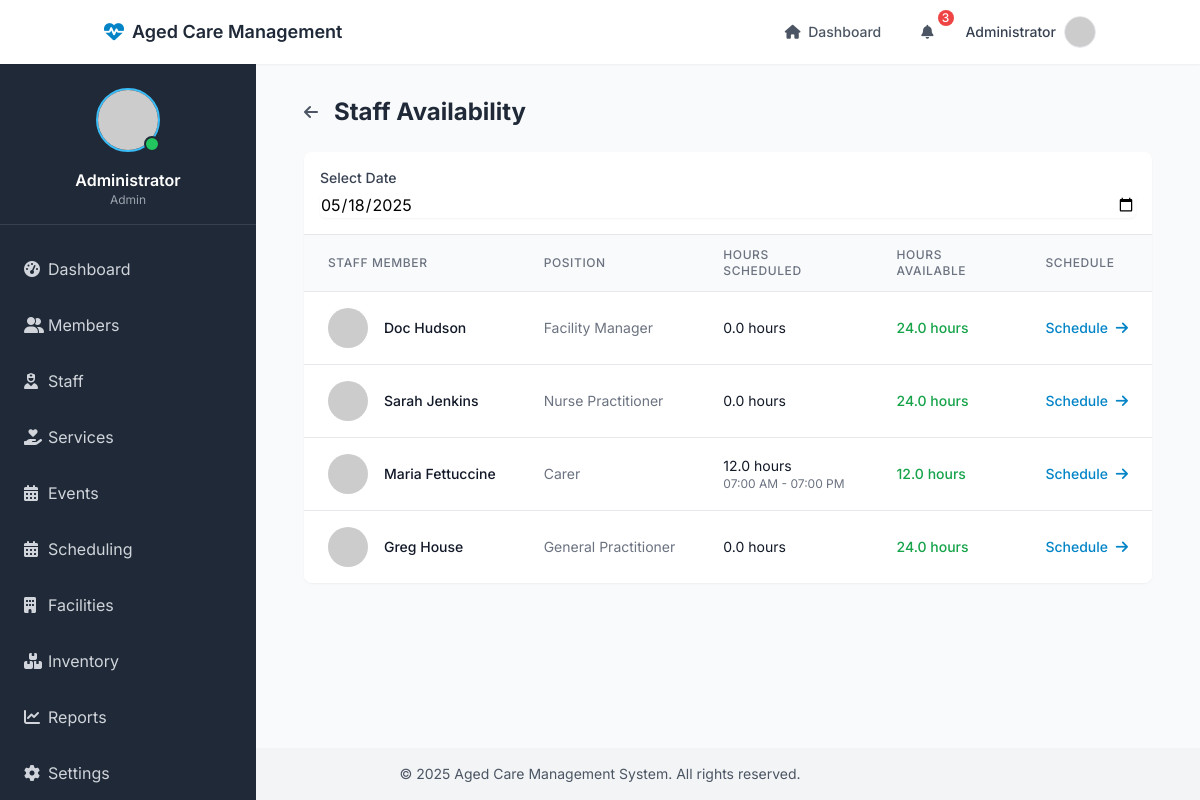
The page /scheduling/staff-availability (signed in) on the database its author committed.
### models/user.py (models this page shows, shortened)
class User(UserMixin, db.Model):
    __tablename__ = 'users'
    id = db.Column(db.Integer, primary_key=True)
    name = db.Column(db.String(100), nullable=False)
    email = db.Column(db.String(100), unique=True, nullable=False)
    password_hash = db.Column(db.String(200), nullable=False)
    role = db.Column(db.String(20), default='staff')  # admin, staff, family
    is_active = db.Column(db.Boolean, default=True)
    created_at = db.Column(db.DateTime, default=datetime.utcnow)
    last_login = db.Column(db.DateTime)
    @property
    def password(self):
        raise AttributeError('password is not a readable attribute')

### models/staff.py (models this page shows, shortened)
class Staff(db.Model):
    id = db.Column(db.Integer, primary_key=True)
    user_id = db.Column(db.Integer, db.ForeignKey('users.id'), nullable=False)
    first_name = db.Column(db.String(50), nullable=False)
    last_name = db.Column(db.String(50), nullable=False)
    date_of_birth = db.Column(db.Date)
    gender = db.Column(db.String(10))
    address = db.Column(db.String(200))
    phone = db.Column(db.String(20), nullable=False)
    email = db.Column(db.String(100), nullable=False, unique=True)
    position = db.Column(db.String(100), nullable=False)
    department = db.Column(db.String(100))
    employee_id = db.Column(db.String(50), unique=True)
    employment_type = db.Column(db.String(50))  # full-time, part-time, casual, contractor
    employment_start_date = db.Column(db.Date)
    employment_end_date = db.Column(db.Date)
    hourly_rate = db.Column(db.Float)
    emergency_contact_name = db.Column(db.String(100))
    emergency_contact_phone = db.Column(db.String(20))
    is_active = db.Column(db.Boolean, default=True)
    created_at = db.Column(db.DateTime, default=datetime.utcnow)
    updated_at = db.Column(db.DateTime, default=datetime.utcnow, onupdate=datetime.utcnow)
    qualifications = db.relationship('Qualification', backref='staff', lazy=True)
    schedules = db.relationship('Schedule', back_populates='staff', lazy=True, order_by='Schedule.start_time')
    @property
    def full_name(self):
        return f"{self.first_name} {self.last_name}"

### models/schedule.py (models this page shows)
class Schedule(db.Model):
    id = db.Column(db.Integer, primary_key=True)
    staff_id = db.Column(db.Integer, db.ForeignKey('staff.id'), nullable=False)
    start_time = db.Column(db.DateTime, nullable=False)
    end_time = db.Column(db.DateTime, nullable=False)
    schedule_type = db.Column(db.String(20))  # regular, overtime, on-call
    status = db.Column(db.String(20), default='scheduled')  # scheduled, in-progress, completed, cancelled
    notes = db.Column(db.Text)
    created_at = db.Column(db.DateTime, default=datetime.utcnow)
    updated_at = db.Column(db.DateTime, default=datetime.utcnow, onupdate=datetime.utcnow)
    service_logs = db.relationship('ServiceLog', backref='schedule', lazy=True)
    assigned_residents = db.relationship('Member', secondary='schedule_residents',
                                       backref=db.backref('schedules', lazy=True))
    staff = db.relationship('Staff', back_populates='schedules', foreign_keys=[staff_id])

### routes/scheduling.py (the view)
@scheduling_routes.route('/staff-availability')
@login_required
def staff_availability():
    date = request.args.get('date')
    if date:
        date = datetime.strptime(date, '%Y-%m-%d').date()
    else:
        date = datetime.now().date()
    day_start = datetime.combine(date, datetime.min.time())
    day_end = datetime.combine(date, datetime.max.time())
    staff_members = Staff.query.filter_by(is_active=True).all()
    availability = []
    for staff in staff_members:
        schedules = Schedule.query.filter(
            Schedule.staff_id == staff.id,
            Schedule.start_time < day_end,
            Schedule.end_time > day_start,
            Schedule.status != 'cancelled'
        ).all()
        hours_scheduled = sum((min(s.end_time, day_end) - max(s.start_time, day_start)).total_seconds() / 3600 for s in schedules)
        hours_available = 24 - hours_scheduled
        availability.append({
            'staff_id': staff.id,
            'name': staff.full_name,
            'position': staff.position,
            'hours_scheduled': hours_scheduled,
            'hours_available': hours_available,
            'schedules': schedules
        })
    return render_template('scheduling/availability.html',
                          availability=availability,
                          date=date,
                          Staff=Staff)

### templates/scheduling/availability.html (shortened to what this page needs)
{% extends "base.html" %}
{% block content %}
<div class="container mx-auto px-4">
    <div class="flex items-center justify-between mb-6">
        <div class="flex items-center">
            <a href="{{ url_for('scheduling.index') }}" class="text-gray-600 hover:text-gray-800 mr-4">
                <i class="fas fa-arrow-left"></i>
            </a>
            <h1 class="text-2xl font-bold text-gray-800">Staff Availability</h1>
        </div>
    </div>
    <div class="bg-white rounded-lg shadow-sm overflow-hidden">
        <div class="p-4 border-b border-gray-200">
            <form method="GET" class="flex items-center space-x-4">
                <div class="flex-1">
                    <label for="date" class="block text-sm font-medium text-gray-700">Select Date</label>
                    <input type="date" name="date" id="date"
                           value="{{ date.strftime('%Y-%m-%d') }}"
                           onchange="this.form.submit()"
                           class="mt-1 block w-full rounded-md border-gray-300 shadow-sm focus:border-primary-500 focus:ring-primary-500">
                </div>
            </form>
        </div>
        <div class="overflow-x-auto">
            <table class="min-w-full divide-y divide-gray-200">
                <thead class="bg-gray-50">
                    <tr>
                        <th class="px-6 py-3 text-left text-xs font-medium text-gray-500 uppercase tracking-wider">Staff Member</th>
                        <th class="px-6 py-3 text-left text-xs font-medium text-gray-500 uppercase tracking-wider">Position</th>
                        <th class="px-6 py-3 text-left text-xs font-medium text-gray-500 uppercase tracking-wider">Hours Scheduled</th>
                        <th class="px-6 py-3 text-left text-xs font-medium text-gray-500 uppercase tracking-wider">Hours Available</th>
                        <th class="px-6 py-3 text-left text-xs font-medium text-gray-500 uppercase tracking-wider">Schedule</th>
                    </tr>
                </thead>
                <tbody class="bg-white divide-y divide-gray-200">
                    {% for staff in availability %}
                        <tr>
                            <td class="px-6 py-4 whitespace-nowrap">
                                <div class="flex items-center">
                                    <div class="flex-shrink-0 h-10 w-10">
                                        <img class="h-10 w-10 rounded-full"
                                             src="https://ui-avatars.com/api/?name={{ staff.name }}&background=random"
                                             alt="{{ staff.name }}">
                                    </div>
                                    <div class="ml-4">
                                        <div class="text-sm font-medium text-gray-900">{{ staff.name }}</div>
                                    </div>
                                </div>
                            </td>
                            <td class="px-6 py-4 whitespace-nowrap text-sm text-gray-500">
                                {{ staff.position }}
                            </td>
                            <td class="px-6 py-4 whitespace-nowrap">
                                <div class="text-sm text-gray-900">{{ '%.1f'|format(staff.hours_scheduled) }} hours</div>
                                <div class="text-xs text-gray-500">
                                    {% for schedule in staff.schedules %}
                                        {{ schedule.start_time.strftime('%I:%M %p') }} - {{ schedule.end_time.strftime('%I:%M %p') }}<br>
                                    {% endfor %}
                                </div>
                            </td>
                            <td class="px-6 py-4 whitespace-nowrap">
                                <div class="text-sm font-medium
                                           {% if staff.hours_available >= 8 %}text-green-600
                                           {% elif staff.hours_available >= 4 %}text-yellow-600
                                           {% else %}text-red-600{% endif %}">
                                    {{ '%.1f'|format(staff.hours_available) }} hours
                                </div>
                            </td>
                            <td class="px-6 py-4 whitespace-nowrap text-sm font-medium">
                                <a href="{{ url_for('scheduling.create') }}?staff_id={{ staff.staff_id }}&date={{ date.strftime('%Y-%m-%d') }}"
                                   class="text-primary-600 hover:text-primary-900">
                                    Schedule <i class="fas fa-arrow-right ml-1"></i>
                                </a>
                            </td>
                        </tr>
                    {% endfor %}
                </tbody>
            </table>
        </div>
    </div>
</div>
{% endblock %}

### templates/includes/navbar.html (shortened to what this page needs)
<nav class="bg-white shadow-sm">
    <div class="container mx-auto px-4">
        <div class="flex justify-between h-16">
            <div class="flex items-center">
                <a href="{{ url_for('dashboard.index') }}" class="flex items-center">
                    <i class="fas fa-heart-pulse text-xl text-primary-600 mr-2"></i>
                    <span class="text-gray-800 font-semibold text-lg">Aged Care Management</span>
                </a>
            </div>
            <div class="flex items-center">
                <div class="hidden md:flex items-center space-x-4">
                    <a href="{{ url_for('dashboard.index') }}" class="text-gray-600 hover:text-primary-600 px-3 py-2 rounded-md text-sm font-medium">
                        <i class="fas fa-home mr-1"></i> Dashboard
                    </a>
                    <div class="relative" x-data="{ open: false }">
                        <button @click="open = !open" class="text-gray-600 hover:text-primary-600 px-3 py-2 rounded-md text-sm font-medium focus:outline-none">
                            <i class="fas fa-bell mr-1"></i>
                            <span class="absolute -top-1 -right-1 bg-red-500 text-white text-xs w-4 h-4 rounded-full flex items-center justify-center">3</span>
                        </button>
                    </div>
                </div>
                <div class="ml-4 relative" x-data="{ open: false }">
                    <div>
                        <button @click="open = !open" class="flex items-center text-sm font-medium text-gray-700 hover:text-primary-600 focus:outline-none focus:ring-2 focus:ring-offset-2 focus:ring-primary-500" id="user-menu" aria-haspopup="true">
                            <span class="mr-2">{{ current_user.name }}</span>
                            <img class="h-8 w-8 rounded-full border border-gray-200" src="https://ui-avatars.com/api/?name={{ current_user.name }}&background=random" alt="User avatar">
                        </button>
                    </div>
                </div>
            </div>
        </div>
    </div>
</nav>

### templates/includes/sidebar.html (shortened to what this page needs)
<div id="sidebar" class="hidden md:flex flex-col w-64 bg-gray-800 text-white h-full overflow-hidden">
    <div class="p-4 border-b border-gray-700">
        <div class="flex items-center justify-center py-2">
            <div class="relative">
                <img class="h-16 w-16 rounded-full border-2 border-primary-400" src="https://ui-avatars.com/api/?name={{ current_user.name }}&background=0D8ABC&color=fff" alt="User avatar">
                <span class="absolute bottom-0 right-0 h-4 w-4 bg-green-500 rounded-full border-2 border-gray-800"></span>
            </div>
        </div>
        <div class="text-center mt-2">
            <h2 class="font-semibold">{{ current_user.name }}</h2>
            <p class="text-xs text-gray-400">{{ current_user.role|capitalize }}</p>
        </div>
    </div>
    <div class="py-4 flex-1">
        <ul>
            <li class="px-4 py-2">
                <a href="{{ url_for('dashboard.index') }}" class="flex items-center text-gray-300 hover:text-white hover:bg-gray-700 px-2 py-2 rounded-md transition duration-150">
                    <i class="fas fa-tachometer-alt w-6"></i>
                    <span>Dashboard</span>
                </a>
            </li>
            <li class="px-4 py-2">
                <a href="{{ url_for('members.index') }}" class="flex items-center text-gray-300 hover:text-white hover:bg-gray-700 px-2 py-2 rounded-md transition duration-150">
                    <i class="fas fa-user-group w-6"></i>
                    <span>Members</span>
                </a>
            </li>
            <li class="px-4 py-2">
                <a href="{{ url_for('staff.index') }}" class="flex items-center text-gray-300 hover:text-white hover:bg-gray-700 px-2 py-2 rounded-md transition duration-150">
                    <i class="fas fa-user-nurse w-6"></i>
                    <span>Staff</span>
                </a>
            </li>
            <li class="px-4 py-2">
                <a href="{{ url_for('services.index') }}" class="flex items-center text-gray-300 hover:text-white hover:bg-gray-700 px-2 py-2 rounded-md transition duration-150">
                    <i class="fas fa-hand-holding-heart w-6"></i>
                    <span>Services</span>
                </a>
            </li>
            <li class="px-4 py-2">
                <a href="{{ url_for('events.index') }}" class="flex items-center text-gray-300 hover:text-white hover:bg-gray-700 px-2 py-2 rounded-md transition duration-150">
                    <i class="fas fa-calendar-days w-6"></i>
                    <span>Events</span>
                </a>
            </li>
            <li class="px-4 py-2">
                <a href="{{ url_for('scheduling.index') }}" class="flex items-center text-gray-300 hover:text-white hover:bg-gray-700 px-2 py-2 rounded-md transition duration-150">
                    <i class="fas fa-calendar-alt w-6"></i>
                    <span>Scheduling</span>
                </a>
            </li>
            <li class="px-4 py-2">
                <a href="{{ url_for('facilities.index') }}" class="flex items-center text-gray-300 hover:text-white hover:bg-gray-700 px-2 py-2 rounded-md transition duration-150">
                    <i class="fas fa-building w-6"></i>
                    <span>Facilities</span>
                </a>
            </li>
            <li class="px-4 py-2">
                <a href="{{ url_for('inventory.index') }}" class="flex items-center text-gray-300 hover:text-white hover:bg-gray-700 px-2 py-2 rounded-md transition duration-150">
                    <i class="fas fa-boxes-stacked w-6"></i>
                    <span>Inventory</span>
                </a>
            </li>
            {% if current_user.role == 'admin' %}
            <li class="px-4 py-2">
                <a href="#" class="flex items-center text-gray-300 hover:text-white hover:bg-gray-700 px-2 py-2 rounded-md transition duration-150">
                    <i class="fas fa-chart-line w-6"></i>
                    <span>Reports</span>
                </a>
            </li>
            <li class="px-4 py-2">
                <a href="#" class="flex items-center text-gray-300 hover:text-white hover:bg-gray-700 px-2 py-2 rounded-md transition duration-150">
                    <i class="fas fa-cog w-6"></i>
                    <span>Settings</span>
                </a>
            </li>
            {% endif %}
        </ul>
    </div>
</div>

### templates/base.html (style rules this page uses)
html { scroll-behavior: smooth; }

### rows shown on the page
User: name "Administrator", role "Admin"
Staff: name "Doc Hudson", position "Facility Manager", hours_scheduled "0.0", hours_available "24.0"
Staff: name "Sarah Jenkins", position "Nurse Practitioner", hours_scheduled "0.0", hours_available "24.0"
Staff: name "Maria Fettuccine", position "Carer", hours_scheduled "12.0", hours_available "12.0"
Schedule: start_time "07:00 AM", end_time "07:00 PM"
Staff: name "Greg House", position "General Practitioner", hours_scheduled "0.0", hours_available "24.0"
